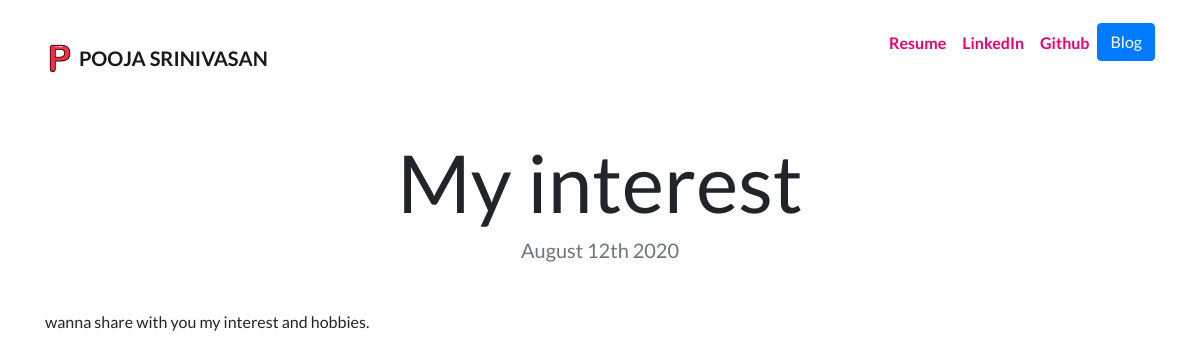
The page /blog/1/ on the database as committed earlier.
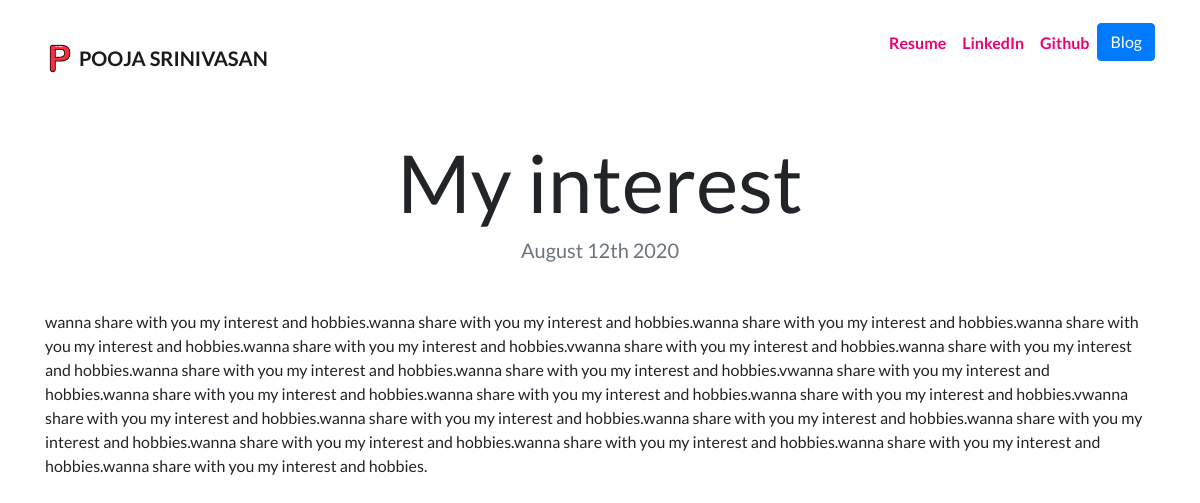
The same page on the database as committed later.
### blog/models.py (models this page shows, shortened)
class Blog(models.Model):
    title = models.CharField(max_length=200)
    description = models.TextField()
    date = models.DateField()

### blog/views.py (the view)
# urls.py: path('<int:blog_id>/',views.detail, name='detail'),
def detail(request, blog_id):
    blog = get_object_or_404(Blog, pk=blog_id)
    return render(request,'blog/detail.html',{'blog':blog})

### blog/templates/blog/detail.html
{% extends "portfolio/base.html" %}
{% load static %}
{% block content %}
<h1 class="text-center mt-5" id="blogdetailtitle">{{ blog.title }}</h1>
<h5 class="text-center text-muted mb-5">{{ blog.date|date:'F jS Y' }}</h5>
{{ blog.description|safe }}
{% endblock %}

Rows that differ between the two databases and show on the page:
changed Blog "My interest": description "wanna share with you my interest and hobbies." → "…you my interest and hobbies.wanna share with you my interest and hobbies.wanna share with you my interest and hobbies.wanna share with you my interest and hobbies.wanna share with you my interest and hobbies.vwanna share with you my interest and hobbies.wanna share with you my interest and hobbies.wanna share with you my interest and hobbies.wanna share with you my interest and hobbies.vwanna share with you my interest and hobbies.wanna share with you my interest and hobbies.wanna share with you my interest and hobbies.wanna share with you my interest and hobbies.vwanna share with you my interest and hobbies.wanna share with you my interest and hobbies.wanna share with you my interest and…"
